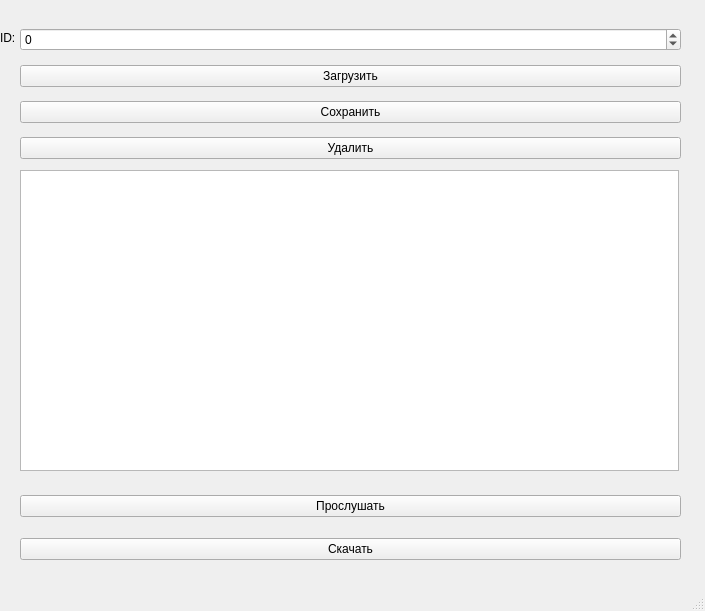
<?xml version="1.0" encoding="UTF-8"?>
<ui version="4.0">
 <class>DB_Window</class>
 <widget class="QMainWindow" name="DB_Window">
  <property name="geometry">
   <rect>
    <x>0</x>
    <y>0</y>
    <width>705</width>
    <height>611</height>
   </rect>
  </property>
  <property name="minimumSize">
   <size>
    <width>694</width>
    <height>572</height>
   </size>
  </property>
  <property name="windowTitle">
   <string>MainWindow</string>
  </property>
  <widget class="QWidget" name="centralwidget">
   <widget class="QLabel" name="label">
    <property name="geometry">
     <rect>
      <x>0</x>
      <y>30</y>
      <width>58</width>
      <height>16</height>
     </rect>
    </property>
    <property name="text">
     <string>ID:</string>
    </property>
   </widget>
   <widget class="QWidget" name="verticalLayoutWidget">
    <property name="geometry">
     <rect>
      <x>20</x>
      <y>20</y>
      <width>661</width>
      <height>151</height>
     </rect>
    </property>
    <layout class="QVBoxLayout" name="verticalLayout">
     <item>
      <widget class="QSpinBox" name="spinBox">
       <property name="minimum">
        <number>-1</number>
       </property>
       <property name="maximum">
        <number>100000</number>
       </property>
      </widget>
     </item>
     <item>
      <widget class="QPushButton" name="pushButton">
       <property name="text">
        <string>Загрузить</string>
       </property>
      </widget>
     </item>
     <item>
      <widget class="QPushButton" name="pushButton_2">
       <property name="text">
        <string>Сохранить</string>
       </property>
      </widget>
     </item>
     <item>
      <widget class="QPushButton" name="pushButton_5">
       <property name="text">
        <string>Удалить</string>
       </property>
      </widget>
     </item>
    </layout>
   </widget>
   <widget class="QTableWidget" name="tableWidget">
    <property name="geometry">
     <rect>
      <x>20</x>
      <y>170</y>
      <width>659</width>
      <height>301</height>
     </rect>
    </property>
   </widget>
   <widget class="QWidget" name="verticalLayoutWidget_2">
    <property name="geometry">
     <rect>
      <x>20</x>
      <y>480</y>
      <width>661</width>
      <height>95</height>
     </rect>
    </property>
    <layout class="QVBoxLayout" name="verticalLayout_2">
     <item>
      <widget class="QPushButton" name="pushButton_3">
       <property name="text">
        <string>Прослушать</string>
       </property>
      </widget>
     </item>
     <item>
      <widget class="QPushButton" name="pushButton_4">
       <property name="text">
        <string>Скачать</string>
       </property>
      </widget>
     </item>
    </layout>
   </widget>
  </widget>
  <widget class="QStatusBar" name="statusbar"/>
 </widget>
 <resources/>
 <connections/>
</ui>
